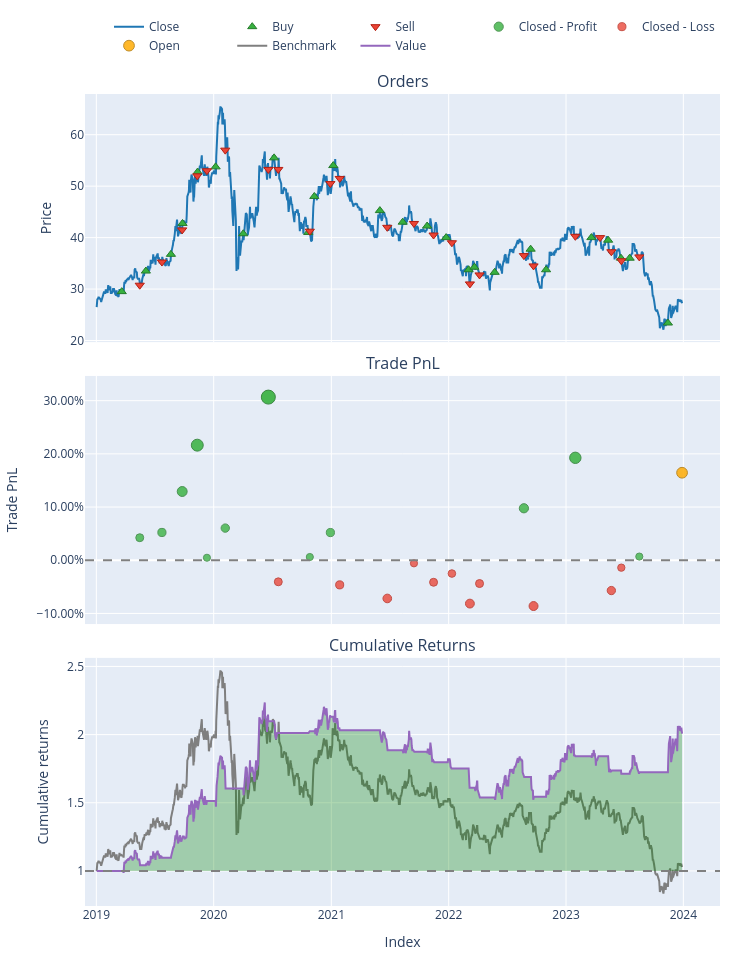

This figure's notebook cell:
### Code cell
pf[(10, 20, "BGRIM")].plot().show()

### Figure 1 — Plotly figure (JSON) as saved in the notebook; plotly's stock layout.template omitted (floating-point values rounded to 4 significant figures; data arrays with more than 128 entries replaced by an {"elided": "..."} marker saying what was removed)
{"data": [{"legendgroup": "0", "line": {"color": "#1f77b4"}, "name": "Close", "showlegend": true, "type": "scatter", "uid": "e6f424c4-64d7-4428-a5f2-a4de1312ee5c", "x": {"elided": "1212 str values"}, "xaxis": "x", "y": {"elided": "1212 float values"}, "yaxis": "y"}, {"customdata": [[17350.0, 3.39, 0.0], [17350.0, 3.112, 0.0], [17350.0, 2.985, 0.0], [17360.0, 2.897, 0.0], [17360.0, 2.856, 0.0], [17360.0, 2.816, 0.0], [17360.0, 3.939, 0.0], [17360.0, 3.78, 0.0], [17360.0, 4.909, 0.0], [17370.0, 4.219, 0.0], [17370.0, 3.945, 0.0], [17370.0, 4.49, 0.0], [17370.0, 4.386, 0.0], [17380.0, 4.438, 0.0], [17380.0, 4.493, 0.0], [17380.0, 5.192, 0.0], [17380.0, 4.699, 0.0], [17380.0, 4.629, 0.0], [17380.0, 4.475, 0.0], [17390.0, 4.575, 0.0], [17390.0, 4.603, 0.0], [17390.0, 4.662, 0.0], [17390.0, 4.823, 0.0], [17400.0, 4.756, 0.0], [17400.0, 7.368, 0.0]], "hovertemplate": "Order Id: %{customdata[0]}<br>Timestamp: %{x}<br>Price: %{y}<br>Size: %{customdata[1]:.6f}<br>Fees: %{customdata[2]:.6f}", "legendgroup": "1", "marker": {"color": "#37B13F", "line": {"color": "rgb(38,123,44)", "width": 1}, "size": 8, "symbol": "triangle-up"}, "mode": "markers", "name": "Buy", "type": "scatter", "uid": "3f00b48a-acb1-41e8-90d8-6aa7bba0da6d", "x": ["2019-03-21T00:00:00.000000000", "2019-06-04T00:00:00.000000000", "2019-08-21T00:00:00.000000000", "2019-09-26T00:00:00.000000000", "2019-11-12T00:00:00.000000000", "2020-01-07T00:00:00.000000000", "2020-04-02T00:00:00.000000000", "2020-07-07T00:00:00.000000000", "2020-10-21T00:00:00.000000000", "2020-11-09T00:00:00.000000000", "2021-01-07T00:00:00.000000000", "2021-06-01T00:00:00.000000000", "2021-08-11T00:00:00.000000000", "2021-10-26T00:00:00.000000000", "2021-12-24T00:00:00.000000000", "2022-03-04T00:00:00.000000000", "2022-03-22T00:00:00.000000000", "2022-05-24T00:00:00.000000000", "2022-09-13T00:00:00.000000000", "2022-10-31T00:00:00.000000000", "2023-03-21T00:00:00.000000000", "2023-05-12T00:00:00.000000000", "2023-06-21T00:00:00.000000000", "2023-07-18T00:00:00.000000000", "2023-11-14T00:00:00.000000000"], "xaxis": "x", "y": [29.5, 33.5, 36.75, 42.75, 52.75, 53.75, 40.75, 55.5, 41.0, 48.0, 54.0, 45.25, 43.0, 42.25, 40.0, 33.75, 34.25, 33.25, 37.75, 33.75, 40.0, 39.5, 36.0, 36.0, 23.4], "yaxis": "y"}, {"customdata": [[17350.0, 3.39, 0.0], [17350.0, 3.112, 0.0], [17350.0, 2.985, 0.0], [17360.0, 2.897, 0.0], [17360.0, 2.856, 0.0], [17360.0, 2.816, 0.0], [17360.0, 3.939, 0.0], [17360.0, 3.78, 0.0], [17370.0, 4.909, 0.0], [17370.0, 4.219, 0.0], [17370.0, 3.945, 0.0], [17370.0, 4.49, 0.0], [17370.0, 4.386, 0.0], [17380.0, 4.438, 0.0], [17380.0, 4.493, 0.0], [17380.0, 5.192, 0.0], [17380.0, 4.699, 0.0], [17380.0, 4.629, 0.0], [17390.0, 4.475, 0.0], [17390.0, 4.575, 0.0], [17390.0, 4.603, 0.0], [17390.0, 4.662, 0.0], [17390.0, 4.823, 0.0], [17400.0, 4.756, 0.0]], "hovertemplate": "Order Id: %{customdata[0]}<br>Timestamp: %{x}<br>Price: %{y}<br>Size: %{customdata[1]:.6f}<br>Fees: %{customdata[2]:.6f}", "legendgroup": "2", "marker": {"color": "#EA4335", "line": {"color": "rgb(181,31,18)", "width": 1}, "size": 8, "symbol": "triangle-down"}, "mode": "markers", "name": "Sell", "type": "scatter", "uid": "a376fe1d-1ae8-437d-afc4-1b41fb0150dc", "x": ["2019-05-16T00:00:00.000000000", "2019-07-24T00:00:00.000000000", "2019-09-25T00:00:00.000000000", "2019-11-11T00:00:00.000000000", "2019-12-11T00:00:00.000000000", "2020-02-06T00:00:00.000000000", "2020-06-19T00:00:00.000000000", "2020-07-20T00:00:00.000000000", "2020-10-26T00:00:00.000000000", "2020-12-29T00:00:00.000000000", "2021-01-27T00:00:00.000000000", "2021-06-24T00:00:00.000000000", "2021-09-15T00:00:00.000000000", "2021-11-15T00:00:00.000000000", "2022-01-11T00:00:00.000000000", "2022-03-08T00:00:00.000000000", "2022-04-07T00:00:00.000000000", "2022-08-23T00:00:00.000000000", "2022-09-22T00:00:00.000000000", "2023-01-30T00:00:00.000000000", "2023-04-17T00:00:00.000000000", "2023-05-22T00:00:00.000000000", "2023-06-22T00:00:00.000000000", "2023-08-17T00:00:00.000000000"], "xaxis": "x", "y": [30.75, 35.25, 41.5, 52.0, 53.0, 57.0, 53.25, 53.25, 41.25, 50.5, 51.5, 42.0, 42.75, 40.5, 39.0, 31.0, 32.75, 36.5, 34.5, 40.25, 40.0, 37.25, 35.5, 36.25], "yaxis": "y"}, {"customdata": [[0.0, 0.0, 4.237, 0.04237], [1.0, 1.0, 5.445, 0.05224], [2.0, 2.0, 14.18, 0.1293], [3.0, 3.0, 26.8, 0.2164], [4.0, 4.0, 0.714, 0.004739], [5.0, 5.0, 9.153, 0.06047], [6.0, 6.0, 49.24, 0.3067], [8.0, 8.0, 1.227, 0.006098], [9.0, 9.0, 10.55, 0.05208], [17.0, 17.0, 15.04, 0.09774], [19.0, 19.0, 29.74, 0.1926], [23.0, 23.0, 1.189, 0.006944]], "hovertemplate": "Exit Trade Id: %{customdata[0]}<br>Position Id: %{customdata[1]}<br>Exit Timestamp: %{x}<br>PnL: %{customdata[2]:.6f}<br>Return: %{customdata[3]:.2%}", "legendgroup": "3", "marker": {"color": "#37B13F", "line": {"color": "rgb(38,123,44)", "width": 1}, "opacity": [0.7707, 0.7755, 0.8132, 0.8558, 0.7523, 0.7796, 0.9, 0.753, 0.7755, 0.7978, 0.8442, 0.7534], "size": [7.967, 8.192, 9.95, 11.94, 7.108, 8.38, 14.0, 7.139, 8.189, 9.231, 11.39, 7.158], "symbol": "circle"}, "mode": "markers", "name": "Closed - Profit", "type": "scatter", "uid": "0d7d9589-ab3e-49ce-bd20-bdfc8dcc4542", "x": ["2019-05-16T00:00:00.000000000", "2019-07-24T00:00:00.000000000", "2019-09-25T00:00:00.000000000", "2019-11-11T00:00:00.000000000", "2019-12-11T00:00:00.000000000", "2020-02-06T00:00:00.000000000", "2020-06-19T00:00:00.000000000", "2020-10-26T00:00:00.000000000", "2020-12-29T00:00:00.000000000", "2022-08-23T00:00:00.000000000", "2023-01-30T00:00:00.000000000", "2023-08-17T00:00:00.000000000"], "xaxis": "x2", "y": [0.04237, 0.05224, 0.1293, 0.2164, 0.004739, 0.06047, 0.3067, 0.006098, 0.05208, 0.09774, 0.1926, 0.006944], "yaxis": "y2"}, {"customdata": [[7.0, 7.0, -8.504, -0.04054], [10.0, 10.0, -9.863, -0.0463], [11.0, 11.0, -14.59, -0.07182], [12.0, 12.0, -1.096, -0.005814], [13.0, 13.0, -7.766, -0.04142], [14.0, 14.0, -4.493, -0.025], [15.0, 15.0, -14.28, -0.08148], [16.0, 16.0, -7.049, -0.0438], [18.0, 18.0, -14.54, -0.08609], [21.0, 21.0, -10.49, -0.05696], [22.0, 22.0, -2.412, -0.01389]], "hovertemplate": "Exit Trade Id: %{customdata[0]}<br>Position Id: %{customdata[1]}<br>Exit Timestamp: %{x}<br>PnL: %{customdata[2]:.6f}<br>Return: %{customdata[3]:.2%}", "legendgroup": "4", "marker": {"color": "#EA4335", "line": {"color": "rgb(181,31,18)", "width": 1}, "opacity": [0.7698, 0.7726, 0.7851, 0.7528, 0.7703, 0.7622, 0.7898, 0.7714, 0.7921, 0.7779, 0.7568], "size": [7.925, 8.056, 8.639, 7.133, 7.945, 7.571, 8.859, 7.999, 8.965, 8.3, 7.317], "symbol": "circle"}, "mode": "markers", "name": "Closed - Loss", "type": "scatter", "uid": "882560e2-29a9-432b-82a2-5111106a88b7", "x": ["2020-07-20T00:00:00.000000000", "2021-01-27T00:00:00.000000000", "2021-06-24T00:00:00.000000000", "2021-09-15T00:00:00.000000000", "2021-11-15T00:00:00.000000000", "2022-01-11T00:00:00.000000000", "2022-03-08T00:00:00.000000000", "2022-04-07T00:00:00.000000000", "2022-09-22T00:00:00.000000000", "2023-05-22T00:00:00.000000000", "2023-06-22T00:00:00.000000000"], "xaxis": "x2", "y": [-0.04054, -0.0463, -0.07182, -0.005814, -0.04142, -0.025, -0.08148, -0.0438, -0.08609, -0.05696, -0.01389], "yaxis": "y2"}, {"customdata": [[24.0, 24.0, 28.37, 0.1645]], "hovertemplate": "Exit Trade Id: %{customdata[0]}<br>Position Id: %{customdata[1]}<br>Exit Timestamp: %{x}<br>PnL: %{customdata[2]:.6f}<br>Return: %{customdata[3]:.2%}", "legendgroup": "5", "marker": {"color": "#FFAA00", "line": {"color": "rgb(178,118,0)", "width": 1}, "opacity": [0.8305], "size": [10.75], "symbol": "circle"}, "mode": "markers", "name": "Open", "type": "scatter", "uid": "e15b8144-41fd-48ed-8c9e-6fb91b885757", "x": ["2023-12-28T00:00:00.000000000"], "xaxis": "x2", "y": [0.1645], "yaxis": "y2"}, {"legendgroup": "6", "line": {"color": "#7f7f7f"}, "name": "Benchmark", "showlegend": true, "type": "scatter", "uid": "5a97838c-9202-4b98-9c73-f46e7689fff4", "x": {"elided": "1212 str values"}, "xaxis": "x3", "y": {"elided": "1212 float values"}, "yaxis": "y3"}, {"hoverinfo": "skip", "legendgroup": "7", "line": {"color": "rgba(0, 0, 0, 0)", "width": 0}, "opacity": 0, "showlegend": false, "type": "scatter", "uid": "efbf973f-359d-40aa-bc86-87a1fc7bd4fe", "x": {"elided": "1212 str values"}, "xaxis": "x3", "y": {"elided": "1212 int values"}, "yaxis": "y3"}, {"connectgaps": false, "fill": "tonexty", "fillcolor": "rgba(0, 128, 0, 0.3)", "hoverinfo": "skip", "legendgroup": "7", "line": {"color": "rgba(0, 0, 0, 0)", "width": 0}, "opacity": 0, "showlegend": false, "type": "scatter", "uid": "0282ffe4-6aa2-40ea-9040-778b257d0fd5", "x": {"elided": "1212 str values"}, "xaxis": "x3", "y": {"elided": "1212 float values"}, "yaxis": "y3"}, {"hoverinfo": "skip", "legendgroup": "7", "line": {"color": "rgba(0, 0, 0, 0)", "width": 0}, "opacity": 0, "showlegend": false, "type": "scatter", "uid": "65b92312-7164-4f56-b075-7630121d9a64", "x": {"elided": "1212 str values"}, "xaxis": "x3", "y": {"elided": "1212 int values"}, "yaxis": "y3"}, {"connectgaps": false, "fill": "tonexty", "fillcolor": "rgba(255, 0, 0, 0.3)", "hoverinfo": "skip", "legendgroup": "7", "line": {"color": "rgba(0, 0, 0, 0)", "width": 0}, "opacity": 0, "showlegend": false, "type": "scatter", "uid": "329f9827-7cb3-45d4-81e0-cacb2b7625ee", "x": {"elided": "1212 str values"}, "xaxis": "x3", "y": {"elided": "1212 float values"}, "yaxis": "y3"}, {"legendgroup": "8", "line": {"color": "#9467bd"}, "name": "Value", "showlegend": true, "type": "scatter", "uid": "cf2fb7a6-12ff-49f8-9f48-3c408860f226", "x": {"elided": "1212 str values"}, "xaxis": "x3", "y": {"elided": "1212 float values"}, "yaxis": "y3"}, {"hoverinfo": "skip", "legendgroup": "7", "line": {"color": "rgba(0, 0, 0, 0)", "width": 0}, "opacity": 0, "showlegend": false, "type": "scatter", "uid": "23da2d7d-ec7d-4a63-ba27-174ee44cf57b", "x": {"elided": "1212 str values"}, "xaxis": "x3", "y": {"elided": "1212 int values"}, "yaxis": "y3"}], "layout": {"annotations": [{"font": {"size": 16}, "showarrow": false, "text": "Orders", "x": 0.5, "xanchor": "center", "xref": "paper", "y": 1, "yanchor": "bottom", "yref": "paper"}, {"font": {"size": 16}, "showarrow": false, "text": "Trade PnL", "x": 0.5, "xanchor": "center", "xref": "paper", "y": 0.6528, "yanchor": "bottom", "yref": "paper"}, {"font": {"size": 16}, "showarrow": false, "text": "Cumulative Returns", "x": 0.5, "xanchor": "center", "xref": "paper", "y": 0.3056, "yanchor": "bottom", "yref": "paper"}], "height": 960, "legend": {"orientation": "h", "traceorder": "normal", "x": 1, "xanchor": "right", "y": 1.042, "yanchor": "bottom"}, "margin": {"b": 30, "l": 30, "r": 30, "t": 30}, "shapes": [{"line": {"color": "gray", "dash": "dash"}, "type": "line", "x0": 0, "x1": 1, "xref": "paper", "y0": 0, "y1": 0, "yref": "y2"}, {"line": {"color": "gray", "dash": "dash"}, "type": "line", "x0": 0, "x1": 1, "xref": "paper", "y0": 1, "y1": 1, "yref": "y3"}], "showlegend": true, "width": 750, "xaxis": {"anchor": "y", "domain": [0, 1], "matches": "x3", "showticklabels": false}, "xaxis2": {"anchor": "y2", "domain": [0, 1], "matches": "x3", "showticklabels": false}, "xaxis3": {"anchor": "y3", "domain": [0, 1], "title": {"text": "Index"}}, "yaxis": {"anchor": "x", "domain": [0.6944, 1], "title": {"text": "Price"}}, "yaxis2": {"anchor": "x2", "domain": [0.3472, 0.6528], "tickformat": ".2%", "title": {"text": "Trade PnL"}}, "yaxis3": {"anchor": "x3", "domain": [0, 0.3056], "title": {"text": "Cumulative returns"}}}}
